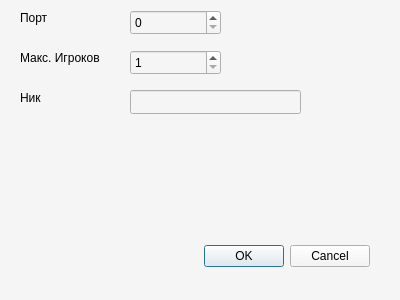
<?xml version="1.0" encoding="UTF-8"?>
<ui version="4.0">
 <class>CreateDialog</class>
 <widget class="QDialog" name="CreateDialog">
  <property name="geometry">
   <rect>
    <x>0</x>
    <y>0</y>
    <width>400</width>
    <height>300</height>
   </rect>
  </property>
  <property name="minimumSize">
   <size>
    <width>400</width>
    <height>300</height>
   </size>
  </property>
  <property name="maximumSize">
   <size>
    <width>400</width>
    <height>301</height>
   </size>
  </property>
  <property name="windowTitle">
   <string>Dialog</string>
  </property>
  <property name="styleSheet">
   <string notr="true">background-color: #f5f5f5;
color: black;</string>
  </property>
  <widget class="QDialogButtonBox" name="buttonBox">
   <property name="geometry">
    <rect>
     <x>30</x>
     <y>240</y>
     <width>340</width>
     <height>32</height>
    </rect>
   </property>
   <property name="orientation">
    <enum>Qt::Orientation::Horizontal</enum>
   </property>
   <property name="standardButtons">
    <set>QDialogButtonBox::StandardButton::Cancel|QDialogButtonBox::StandardButton::Ok</set>
   </property>
  </widget>
  <widget class="QSpinBox" name="MaxPlayersSpinBox">
   <property name="geometry">
    <rect>
     <x>130</x>
     <y>50</y>
     <width>91</width>
     <height>25</height>
    </rect>
   </property>
   <property name="minimum">
    <number>1</number>
   </property>
   <property name="maximum">
    <number>5</number>
   </property>
  </widget>
  <widget class="QLineEdit" name="NickInput">
   <property name="geometry">
    <rect>
     <x>130</x>
     <y>90</y>
     <width>171</width>
     <height>24</height>
    </rect>
   </property>
  </widget>
  <widget class="QSpinBox" name="PortSpinBox">
   <property name="geometry">
    <rect>
     <x>130</x>
     <y>10</y>
     <width>91</width>
     <height>25</height>
    </rect>
   </property>
   <property name="maximum">
    <number>65536</number>
   </property>
  </widget>
  <widget class="QLabel" name="PortLabel">
   <property name="geometry">
    <rect>
     <x>20</x>
     <y>10</y>
     <width>49</width>
     <height>16</height>
    </rect>
   </property>
   <property name="text">
    <string>Порт</string>
   </property>
  </widget>
  <widget class="QLabel" name="MaxGuessrsLabel">
   <property name="geometry">
    <rect>
     <x>20</x>
     <y>50</y>
     <width>91</width>
     <height>16</height>
    </rect>
   </property>
   <property name="text">
    <string>Макс. Игроков</string>
   </property>
  </widget>
  <widget class="QLabel" name="NickLabel">
   <property name="geometry">
    <rect>
     <x>20</x>
     <y>90</y>
     <width>61</width>
     <height>16</height>
    </rect>
   </property>
   <property name="text">
    <string>Ник</string>
   </property>
  </widget>
 </widget>
 <resources/>
 <connections>
  <connection>
   <sender>buttonBox</sender>
   <signal>accepted()</signal>
   <receiver>CreateDialog</receiver>
   <slot>accept()</slot>
   <hints>
    <hint type="sourcelabel">
     <x>248</x>
     <y>254</y>
    </hint>
    <hint type="destinationlabel">
     <x>157</x>
     <y>274</y>
    </hint>
   </hints>
  </connection>
  <connection>
   <sender>buttonBox</sender>
   <signal>rejected()</signal>
   <receiver>CreateDialog</receiver>
   <slot>reject()</slot>
   <hints>
    <hint type="sourcelabel">
     <x>316</x>
     <y>260</y>
    </hint>
    <hint type="destinationlabel">
     <x>286</x>
     <y>274</y>
    </hint>
   </hints>
  </connection>
 </connections>
</ui>
